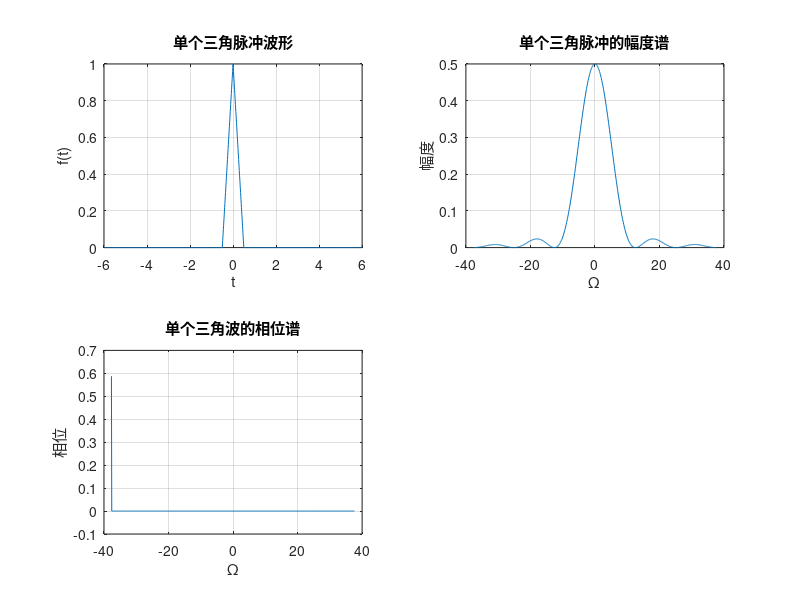

The MATLAB source for this figure:
% 信号与系统实验三
% 2023-04-24

% 单个三角脉冲
t = -6:0.01:6;
f = tripuls(t, 1);
dw = 0.1;
w = -12 * pi:0.1:12 * pi;
F = f * exp(-1i * t' * w) * 0.01;
F1 = abs(F);
phaF = angle(F); % 复角计算
subplot(2, 2, 1);
plot(t, f);
axis([-6 6 0 1]);
xlabel('t');
ylabel('f(t)');
title('单个三角脉冲波形');
grid on;

% 单个三角脉冲的幅度谱
subplot(2, 2, 2);
plot(w, F1);
xlabel('\Omega');
ylabel('幅度');
title('单个三角脉冲的幅度谱');
grid on;

% 单个三角脉冲的相位谱
subplot(2, 2, 3);
plot(w, phaF);
xlabel('\Omega');
ylabel('相位');
title('单个三角波的相位谱');
grid on;
